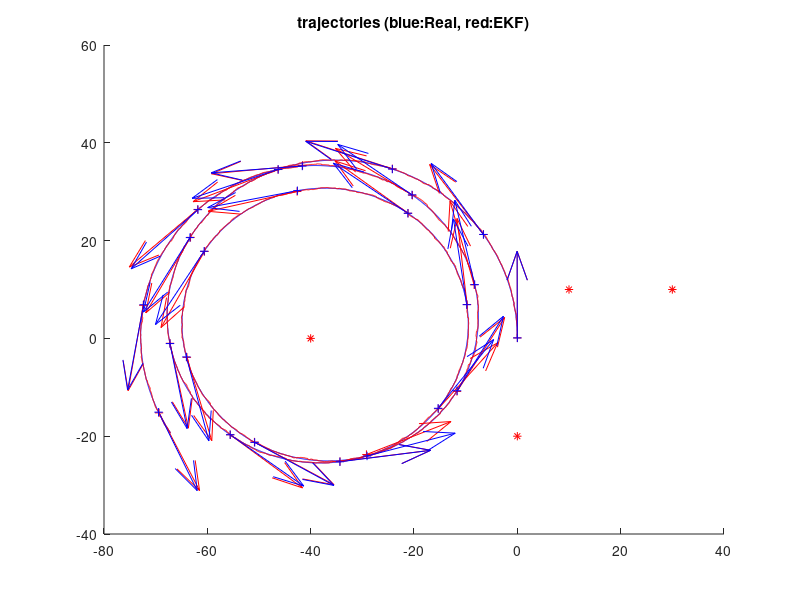
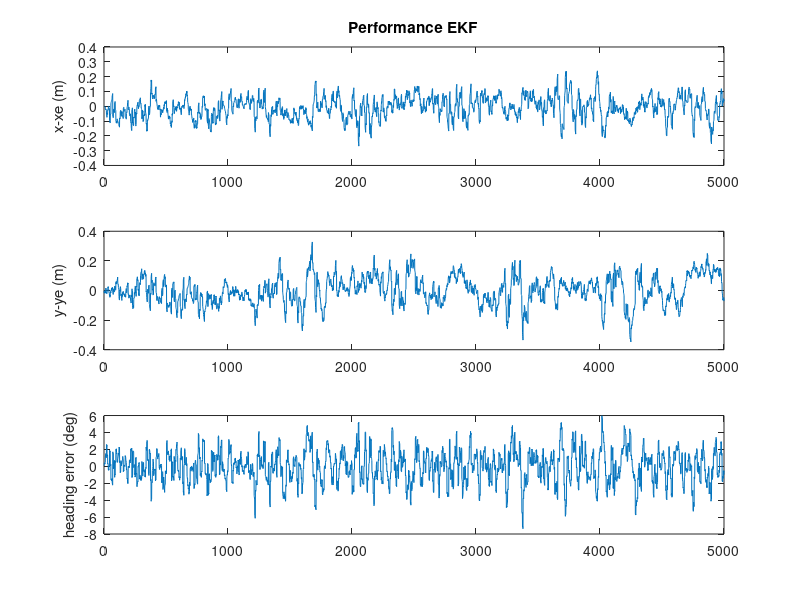

MATLAB code for these plots, in order:
%Author: Ian Bartlett, z3419581
%Program: Solution for AAS, S1.2017, Task3.Part1

% Code below adopted from example code by Dr. Guivant.

%%%%%%%%%%%%%%%%%%%%%%%%%%%%%%%%%%%%%%%%%%%%%%%5
% DemoEKF.m - version 2017.1
% MRTN4010 - S1.2016
% Example using Extended Kalman Filter for the localization problem, using laser range observations.

% Note#1:
% For each "laser scan" we extract the detected landmarks and use their ranges to update the estimated 
% states (3DoF: 2D position and heading of the platform).  
% Even frequently using "just" one range (related to some landmark) the estimator is
% able to estimate the pose (position and heading)!!!
% Q: How is this possible?
% A: This is because in addition to the observation model we use the process model (which correlates the states in time) as well.
% As the robot moves then we obtain several observations from different poses (and at different times).
% This system is what is said to be "Observable" 
% (its internal states can be estimated by observing its "outputs", in this case we measure the robot's distance to certain landmark/landmarks).


% Note#2: in this simulation we run the process model at certain frequency
% (dt=50ms), however we do not assume we get measurements (for the observations) at that sample
% rate (that situation would be great!, but it is not always possible). We assume observations have a slower sample rate. This
% is to show that even for a poor system (observing at low rate) the estimation process is still good and feasible. 
% ( Question: How fast is a human driver in observing the context in order to estimate his/her pose? )


%Note #3:
% You can change many things in this simulation:
% 1)  the geographical distribution and number of landmarks.
% 2)  the noise's standard deviations in the inputs of the kinematic model of the vehicle
% 3)  the noise's standard deviations of range measurements
% 4)  the sampling rate of the scanner
% 5)  the inputs to the process (speed and angular rate)
% and a lot of things for experimenting!


% You are requested, in Project01, to 
%  1) modify the update stage of the EKF for accepting bearing observations.
%  2) Adapt the Q matrix used in the prediction step, for properly
%  considering the noise that pollutes the model inputs.



% Note4:  IMPORTANT
% a) You will need to modify the EKF update stage in order to deal with the
% cases:        Bearing Only and Range+Bearing (as required in Project01).

% b) you need to adapt the Q matrix in the prediction stage, in order to
% consider the noise that pollutes the inputs of the process model (speed
% and gyroZ). Follow the approach presented in the lecture notes, in file
% "MTRN4010_L06_Noise_in_the_inputs_of_ProcessModel.pdf"

%---------------------------------

% In this problem we have a kinematic model of the platform ( our "process
% model"). The inputs, u(t), of the model are 2 :
%    a)  platform's speed (measured at the middle point between the back wheels) 
%    b)  Wz (yaw/heading angular rate), measured through  IMU's gyros.


% by J. Guivant for MRTN4010's students, Session S1.2017.



function main()


% .....................................................
% Here I define the magnitude of the "noises", which I assume are present, 
% polluting mesurements, models, etc.  

% Standard deviation of the error in the angular rate sensor. 
stdDevGyro = 2*pi/180 ;        
% 2 degrees/second , standard deviation of the gyros' noise
% you have seen, when playing with our real IMU's data that, after removing the
% offsets, the random error present in the gyros' measurements should be lower than 2 deg/sec.


% Standard deviation of the error in the speed's measurements
stdDevSpeed = 0.15 ;   % We simulate a lot of error!  (very difficult case). 
% Speed meter's error = 0.15m/sec; actually, a low quality speed sensor!

% ... errors in the range measurements (25cm, standard dev.)
sdev_rangeMeasurement = 0.25 ;          % std. of noise in range measurements. 0.25m
% this is more than the error you would have with our laser scanner.

% .....................................................
Dt=0.05 ;                       % "sample time", 50ms
Li = 5000 ;                     % "experiment" duration, in iterations 
DtObservations=0.250 ;          % laser "sample time" (for observations), 4Hz, approximately


% .....................................................
% Here, I create a virtual map, because this program works on a simulated process.
% (in a real case you would have a real map)

% How many landmarks do you want to use?  
n_usedLanmarks = 4 ;    %it must be : 0 < n_usedLanmarks <5 
% just to create some landmarks
% if you specify "n_usedLanmarks = 0", you would not have observations
% (i.e. no updates, just predictions )

global NavigationMap;
NavigationMap = CreateSomeMap(n_usedLanmarks) ;  %creates a artificial map!
% ................................................


% These are the ESTIMATES (Expected value and covariance matrix)
% Initial conditions of the estimates (identical to the real ones, as in
% the lab)( I Assume we know the initial condition of the system)
Xe = [ 0; 0;pi/2 ] ;        
P = zeros(3,3) ;            % initial quality --> perfect (covariance =zero )
% Why perfect? (BECAUSE in this case we DO ASSUME we know perfectly the initial condition)


% Some buffers to store the intermediate values during the experiment
Xreal_History= zeros(3,Li) ;
Xe_History= zeros(3,Li) ;

% .....................................................
% I assume that every time we apply the process model to predict the evolution of the system for a 
% perdiod of time of Dt (50ms) we introduce uncertainty of 0.01m standard deviation on X, 
% similar uncertainty on Y and 1 degree (a lot!) on the heading's estimation
% Q  =zeros(3,3) ;  Q(1,1) = (0.01)^2 ; Q(2,2) =Q(1,1)  ; Q(3,3) = (1*pi/180)^2 ;
% Although you can use this proposed Q, it can be improved. Read
% "MTRN40101_L06_Noise_in_the_inputs_of_ProcessModel.pdf" in order to implement a good refinement. 

Q = diag( [ (0.01)^2 ,(0.01)^2 , (1*pi/180)^2]) ;
Q_u = diag([stdDevGyro stdDevSpeed]);
% Q matrix. Represent the covariance of the uncertainty about the process model.
% .....................................................


time=0 ;
% init simulator of process (the "real system").
InitSimulation(stdDevSpeed,stdDevGyro,sdev_rangeMeasurement,DtObservations);
% (BTW: this is just a simulation to replace the real system, because we,
% for the moment, do not have the real system. )

clc();
disp('Running full simulation, OFF line. Please wait...');

% .....................................................    
for i=1:Li,     % loop
    
    %pause(dt) ;   % NO delay, I want to run this in a fast off-line SIMULATION, so ASAP.
    
    time = time+Dt ;    
    SimuPlatform(time,Dt);      % because NOW I do not have a real system, I simulate it.

     
    % I ask about the inputs to the Process Model.
    % The inputs I will be told are polluted versions of the real inputs.
    [Noisy_speed,Noisy_GyroZ]=GetProcessModelInputs();
    % in the real case we should measure the real inputs (gyros and speedmeter)
    
    % -------- THIS IS THE EKF! ------------------------

    % ------ Kalman Filter prediction: applies the prediction step (i.e. Porcess model). 
    % Estimate new covariance, associated to the state after prediction
    % First , I evaluate the Jacobian matrix of the process model (see lecture notes).
    % you should write the analytical expression on paper to understand the following line.
    J = [ [1,0,-Dt*Noisy_speed*sin(Xe(3))  ]  ; [0,1,Dt*Noisy_speed*cos(Xe(3))] ;    [ 0,0,1 ] ] ; 
    % then I calculate the new coveraince, after the prediction P(K+1|K) = J*P(K|K)*J'+Q ;
    F_u = Dt*[[Noisy_speed*cos(Xe(3)) 0]; [Noisy_speed*sin(Xe(3)) 0]; [0 1];];
    P = J*P*J'+ (Q + F_u*Q_u*F_u');
    % -----------------------------------------------
    % and the predicted expected value. 
    Xe    = RunProcessModel(Xe,Noisy_speed,Noisy_GyroZ,Dt) ;
 
   % the precition step, for this iteration, is done.
 
    
    

    % .. Get range measuremens, if those are available.
    [nDetectedLandmarks,MasuredRanges,IDs]=GetObservationMeasurements();
    
    if nDetectedLandmarks>0,     % any laser data and detected landmarks?
     
        % Because there are available obsevations ==> I perform EKF update.
             
   
        % --------------- Kalmal Filter update (observations)
        % Because this observation function is non-linear--> we need to get the Jacobians of h(X).
        % Jacobian for range only measurements (evaluated at the current expected value -->Xe)    
        
        % sqrt( (xi-x)^2+(yi-y)^2 ) for all the seen landmarks. I will need
        % this term for the next calculations.
        
        % for the sake of simplicity in this example, we perform an EKF update for each of the observations.
        for u=1:nDetectedLandmarks,
         
            ID = IDs(u);            % landmark ID?    
            eDX = (NavigationMap.landmarks(ID,1)-Xe(1)) ;      % (xu-x)
            eDY = (NavigationMap.landmarks(ID,2)-Xe(2)) ;      % (yu-y)
            eDD = sqrt( eDX*eDX + eDY*eDY ) ; %   so : sqrt( (xu-x)^2+(yu-y)^2 ) 
    
        
            % here is it. "H". I reuse some previous calculations.
            H = [  -eDX/eDD , -eDY/eDD , 0 ] ;   % Jacobian of h(X); size 1x3
        
            % the expected distances to the landmarks ( "h(Xe)" )
            ExpectedRange = eDD ;   % just a coincidence: we already calculated them for the Jacobian, so I reuse it. 
        
        
            % Evaluate residual (innovation)  "Y-h(Xe)" 
            %(measured output value - expected output value)
            z  = MasuredRanges(u) - ExpectedRange ;      

            % ------ covariance of the noise/uncetainty in the measurements
            R = sdev_rangeMeasurement*sdev_rangeMeasurement*4 ;
            % I multiply by 4 because I want to be conservative and assume
            % twice the standard deviation that I believe does happen.
        
            % Some intermediate steps for the EKF (as presented in the lecture notes)
            S = R + H*P*H' ;
            iS=1/S;                 % iS = inv(S) ;   % in this case S is 1x1 so inv(S) is just 1/S
            K = P*H'*iS ;           % Kalman gain

            % ----- finally, we do it...We obtain  X(k+1|k+1) and P(k+1|k+1)
            Xe = Xe+K*z ;           % update the  expected value
            P = P-P*H'*iS*H*P ;     % update the Covariance
        % -----  individual EKF update done ...
       end; 
       % all available EKF updates done ...
    end;  
     
    
     % -------- store some current variables, to plot at the end.   
     Xreal_History(:,i) = GetCurrentSimulatedState() ;
     Xe_History(:,i)    = Xe ;
end ;                           % end of while loop
      


% PLOT some results. PLot estimated and "real" values of platform states.
SomePlots(Xreal_History,Xe_History,NavigationMap) ;


return ;           % loop to the next observation based on new measurements..



% =========================================================================
% --- THIS IS THE PROCESS MODEL of MY SYSTEM. (it is a Kinemetic model)
    
function Xnext=RunProcessModel(X,speed,GyroZ,dt) 
    Xnext = X + dt*[ speed*cos(X(3)) ;  speed*sin(X(3)) ; GyroZ ] ;
return ;


% =========================================================================
% ========== Simulation functions - (used for simulation of "real" platform and
% for the process model of the EKF.
% When we apply the EKF on a real case, we do NOT need this part.


function [ranges,IDs] = GetMeasurementsFomNearbyLandmarks(X,map)
    
    if map.nLandmarks>0,
        dx= map.landmarks(:,1) - X(1) ;
        dy= map.landmarks(:,2) - X(2) ;
        ranges = sqrt((dx.*dx + dy.*dy)) ;
        IDs = [1:map.nLandmarks];
    else,
        IDs=[];ranges=[];
    end;
    % I simulate I measure/detect all the landmarks, however there can be
    % cases where I see just the nearby ones.
    
return ;


% here I propose some speed and angular rate inputs. 
% in real cases, they do happen, we do not propose them.
function [speed,GyroZ] = SimuControl(X,t)
    speed = 2 ;                                         % cruise speed, 2m/s  ( v ~ 7km/h)
    GyroZ = 3*pi/180 + sin(0.1*2*pi*t/50)*.02 ;         % some crazy driver moving the steering wheel...
return ;


% here I propose some map of landmarks. 
% in real cases, we do not create it, synthetically, like here.
function map = CreateSomeMap(n_used)
    n_used = max(0,min(4,n_used));      % accepts no less than 1, no more than 4. 
    
    landmarks = [  [ -40,0 ];[ -0,-20 ];[ 10,10 ] ;[ 30,10 ]  ] ;   
    % you may modify this list, in case you want to add more landmarks to the navigation map.
    
    map.landmarks = landmarks(1:n_used,:) ;
    map.nLandmarks = n_used ;
return ;





function InitSimulation(stdDevSpeed,stdDevGyro,sdev_rangeMeasurement,DtObservations)
    global ContextSimulation;
    ContextSimulation.Xreal = [ 0; 0;pi/2 ] ;     % [x;y;phi]
    ContextSimulation.stdDevSpeed = stdDevSpeed;
    ContextSimulation.stdDevGyro = stdDevGyro;
    ContextSimulation.Xreal = [0;0;pi/2];
    ContextSimulation.speed=0;
    ContextSimulation.GyroZ=0;
    ContextSimulation.sdev_rangeMeasurement=sdev_rangeMeasurement;
    ContextSimulation.DtObservations=DtObservations;
    ContextSimulation.timeForNextObservation= 0;
    ContextSimulation.CurrSimulatedTime=0;
return;


function [Noisy_speed,Noisy_GyroZ]=GetProcessModelInputs()
    % .....................................................
    % add noise to simulate real conditions
    % WHY? to be realistic. When we measure things the measurements are polluted with noise, So I simulated that situation by adding random
    % noise to the perfect measurements (the ones I get from the simulated "real" platform.
    global ContextSimulation;
    Noisy_speed =ContextSimulation.speed+ContextSimulation.stdDevSpeed*randn(1) ;
    Noisy_GyroZ =ContextSimulation.GyroZ+ContextSimulation.stdDevGyro*randn(1);
return;


% NOTE: in Project#2 you will apply the EKF for estimating the states of the real
% system. In such cases You DO NOT ADD ANY NOISE to the real
% measurements!!!!. We add noise, here, because we want to simulate a real
% case, always having noise polluting our measurements.


function  SimuPlatform(time,Dt)
    global ContextSimulation;    
    
    % simulate some crazy driver for the car..
    [ContextSimulation.speed,ContextSimulation.GyroZ] = SimuControl(ContextSimulation.Xreal,time) ;      % read kinematic model inputs, ideal ones
    % .........................................
    % simulate one step of the "real system":  Xreal(time)
    ContextSimulation.Xreal = RunProcessModel(ContextSimulation.Xreal,ContextSimulation.speed,ContextSimulation.GyroZ,Dt) ;
    ContextSimulation.CurrSimulatedTime = ContextSimulation.CurrSimulatedTime+Dt;
return;


function [nDetectedLandmarks,MasuredRanges,IDs]=GetObservationMeasurements(map)
    global ContextSimulation NavigationMap;       
   
    if ContextSimulation.CurrSimulatedTime<ContextSimulation.timeForNextObservation,
        % no measurements of outputs at this time.
        nDetectedLandmarks=0;
        MasuredRanges=[];
        IDs=[];
        return ; 
    end;
        
    ContextSimulation.timeForNextObservation = ContextSimulation.timeForNextObservation+ContextSimulation.DtObservations;
    
    % get simulated range measurements (actual system), in this case the
    % simulated platform.
        [RealRanges,IDs] = GetMeasurementsFomNearbyLandmarks(ContextSimulation.Xreal,NavigationMap) ;
                % ...................................................
        nDetectedLandmarks = length(RealRanges) ;
      
        
        if (nDetectedLandmarks<1)       % no detected landmarks...
            MasuredRanges=[];   IDs=[];    return ; 
        end;
        
        
        % Here I corrupt the simulated measurements by adding some random noise (to simulate the noise that would be present in the reality)
        % this is the noise:
        noiseInMeasurements= ContextSimulation.sdev_rangeMeasurement*randn(size(RealRanges));
        % here I add it to the perfect ranges' measurements
        MasuredRanges = RealRanges +  noiseInMeasurements ;
        % so MasuredRanges are the measurements polluted with
        % noise. I get the "perfect measurements" from the simulated
        % platform.
        
        % in real life they arrive already polluted!
        
 return;

 
    function X=GetCurrentSimulatedState()
        global ContextSimulation;
        X=ContextSimulation.Xreal;
        
        
     return;   

% -------------end simulation functions -----------------------------------------------


% ====================================================
% --- This is JUST for ploting the results
function SomePlots(Xreal_History,Xe_History,map) ;


figure(2) ; clf ; hold on ;
plot(Xreal_History(1,:),Xreal_History(2,:),'b') ;
plot(Xe_History(1,:),Xe_History(2,:),'r') ;
plot(map.landmarks(:,1),map.landmarks(:,2),'*r') ;
ii = [1:225:length(Xe_History(1,:))] ;
quiver(Xe_History(1,ii),Xe_History(2,ii),5*cos(Xe_History(3,ii)),5*sin(Xe_History(3,ii)),'r' ) ;
quiver(Xreal_History(1,ii),Xreal_History(2,ii),5*cos(Xreal_History(3,ii)),5*sin(Xreal_History(3,ii)),'b' ) ;
plot(Xe_History(1,ii),Xe_History(2,ii),'+r') ;
plot(Xreal_History(1,ii),Xreal_History(2,ii),'+b') ;
title('trajectories (blue:Real, red:EKF)') ;

% --------- plot errors between EKF estimates and the real values
figure(3) ; clf ; 
subplot(311) ; plot(Xreal_History(1,:)-Xe_History(1,:)) ;ylabel('x-xe (m)') ;
title('Performance EKF') ;
subplot(312) ; plot(Xreal_History(2,:)-Xe_History(2,:)) ;ylabel('y-ye (m)') ;
subplot(313) ; plot(180/pi*(Xreal_History(3,:)-Xe_History(3,:))) ;ylabel('heading error (deg)') ;


return ;
% -------------------------------------------------------------------------


%  Jose Guivant - For Projects 01/02 - AAS -Session 1.2017
%  Questions:      email to : j.guivant@unsw.edu.au


% -------------------------------------------------------------------------

